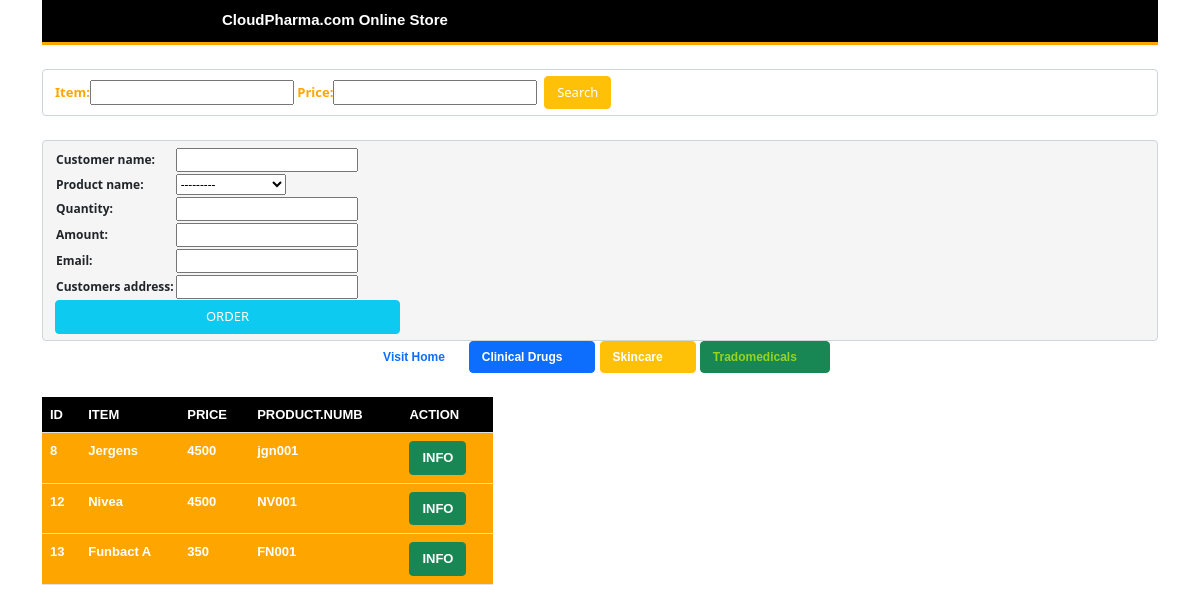
/pharma_app/itm4/ (signed in), run on the app's committed database.
### pharma_app/models.py (models this page shows)
class products(models.Model):
    STATUS = (
              ('PharmaceuticalDrugs', 'PharmaceuticalDrugs'),
              ('Tradomedicals', 'Tradomedicals'),
              ('skincare', 'skincare'),
    )
    item = models.CharField(max_length=200)
    price = models.IntegerField()
    product_no = models.CharField(max_length=200)
    status = models.CharField(max_length=300, choices=STATUS, null=True)
    def __str__(self):
        return self.item

### pharma_app/views.py (the view)
# urls.py: path('itm4/', views.itempage4, name='itmp3'),
@login_required(login_url='loginp')
def itempage4(request):
    frm = CustorderForm()
    if request.method == 'POST':
        frm = CustorderForm(request.POST)
        if frm.is_valid():
            frm.save()
            templates = loader.get_template('pharma_app/Home.html')
            return HttpResponse(templates.render({}, request))
    data = products.objects.all()
    data4 = data.filter(status='skincare')
    myFilters = itmFilters(request.GET, queryset=data4)
    data4 = myFilters.qs
    dict = {'obj4': data4,'obj6':frm, 'myFilters': myFilters}
    templates = loader.get_template('pharma_app/sub_pro4.html')
    return HttpResponse(templates.render(dict, request))

### pharma_app/forms.py
class CustorderForm(ModelForm):
    class Meta:
        model = customer_orders
        fields = '__all__'

### pharma_app/templates/pharma_app/sub_pro4.html (shortened to what this page needs)
<!DOCTYPE html>
<html lang="en">
<head>
</head>
<body>
{% extends "pharma_app/product.html" %}
    {% block content1 %}
     <div>
       <form method="get" class="form form-control">
           <span style="color:orange; font-weight:bold; font-size:13px;">
               {{myFilters.form}}&nbsp;
           </span>
           <span>
               <input style="color:white; font-size:13px;" class="btn btn-warning" type="submit" value="Search" name="btn-4"/>
           </span>
       </form>
     </div><br>
    {% endblock %}
    {% block content %}
    <div class="row">
        <div class="col-5">
            <table class="table table-condensed" style="font-family:Arial; font-size:13px; font-weight:bolder; background-color:orange">
                <tr style="color:white; background-color:black;">
                    <th>ID</th>
                    <th>ITEM</th>
                    <th>PRICE</th>
                    <th>PRODUCT.NUMB</th>
                    <th>ACTION</th>
                </tr>
                {% for o in obj4 %}
                <tr style="color:white">
                    <td>{{o.id}}</td>
                    <td>{{o.item}}</td>
                    <td>{{o.price}}</td>
                    <td>{{o.product_no}}</td>
                    <td><a class='btn btn-success' href="/pharma_app/View/{{o.id}}" style="font-weight:bolder; font-size:13px;">INFO</a></td>
                </tr>
                {% endfor %}
            </table>
        </div>
        <div class="col-5">
        </div>
    </div>
    {% endblock %}

### pharma_app/templates/pharma_app/product.html (style rules this page uses)
body { margin: -1px; }

### data on the page
products: id "8", item "Jergens", price "4500", product_no "jgn001"
products: id "12", item "Nivea", price "4500", product_no "NV001"
products: id "13", item "Funbact A", price "350", product_no "FN001"
